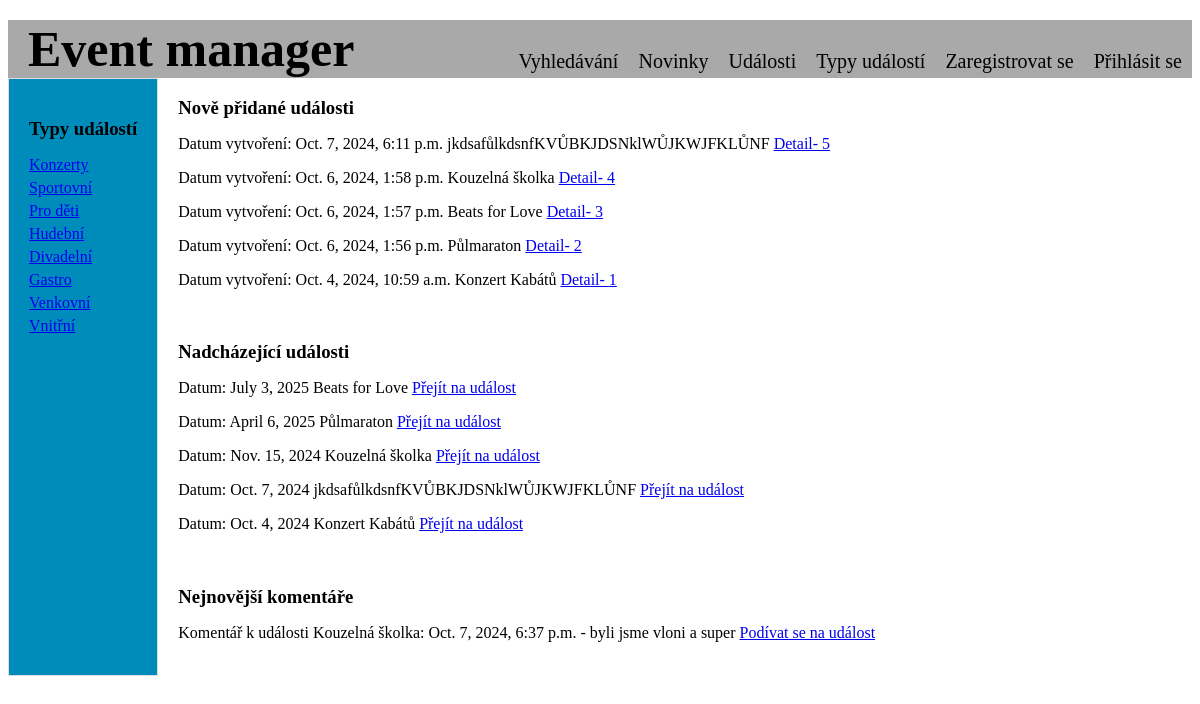
The app's page /main_page/, older data.
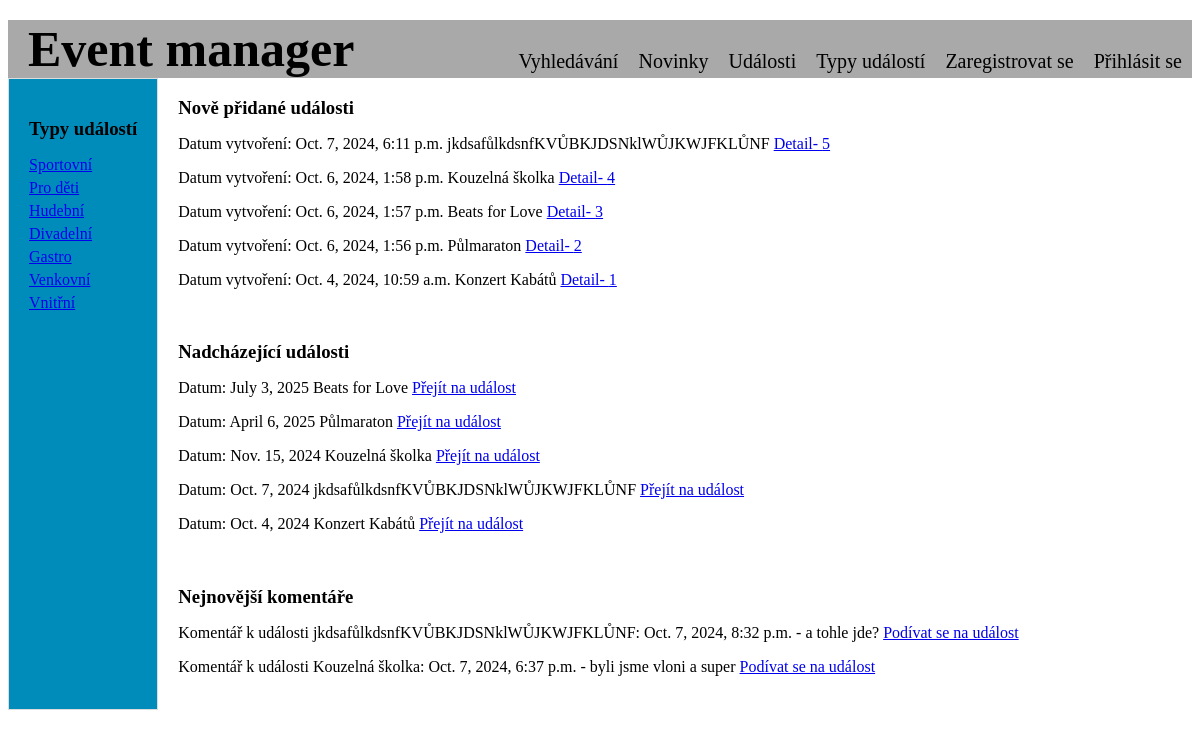
The same page, newer data.
### viewer/models.py (models this page shows, shortened)
class EventType(Model):
    name = CharField(max_length=128)

class Event(Model):
  name = CharField(max_length=128)
  describtion = CharField(max_length=128, default="")
  eventType = ManyToManyField(EventType)
  date = DateField(default=timezone.now)
  create_date = DateTimeField(auto_now_add=True)
  place = CharField(max_length=128, default="")
  entry = BooleanField(default=False)
  user = ForeignKey(User, on_delete=DO_NOTHING, default=1)
  attendees = models.ManyToManyField(User, related_name="events_attending", blank=True)

class Comment(Model):
  comment = TextField(default="")
  event = ForeignKey(Event, on_delete=DO_NOTHING, default="")
  comment_date = DateTimeField(default=datetime.datetime.now)
  user = ForeignKey(User, on_delete=DO_NOTHING, default=1)

### viewer/views.py (the view)
# urls.py: path('main_page/', main_page, name='main_page'),
def main_page(request):
  return render(
    request,
    "main_page.html",
    context={
          "newest_events": Event.objects.order_by("-create_date").all()[:5],
          "nearest_events": Event.objects.order_by("-date").all()[:5],
          "newest_comments": Comment.objects.order_by("-comment_date").all()[:5],
    }
  )

### viewer/views.py (called while the page is built)
def global_data(request):
    data = EventType.objects.all()
    return {'type_list': data}

### viewer/templates/main_page.html (shortened to what this page needs)
{% extends "base.html" %}
{% block content %}
    <div class="main-content">
        <h3>Nově přidané události</h3>
        {% for event in newest_events %}
        <p>Datum vytvoření: {{ event.create_date }}  {{ event.name }}
            <a href="{% url 'detail' event.pk %}" class="button">Detail- {{event.pk}}</a></p></p>
        {% endfor %}
        <br>
        <h3>Nadcházející události</h3>
        {% for event in nearest_events %}
        <p>Datum: {{ event.date }}  {{ event.name }}
            <a href="{% url 'detail' event.pk %}" class="button">Přejít na událost</a></p></p>
        {% endfor %}
        <br>
        <h3>Nejnovější komentáře</h3>
        {% for comment in newest_comments %}
        <p>Komentář k události {{ comment.event.name }}: {{ comment.comment_date }} - {{ comment.comment }}
                <a href="/detail/{{comment.event.pk}}" class="button">Podívat se na událost</a></p>
        {% endfor %}
        <br>
  </div>
</div>
{% endblock %}

### viewer/templates/base.html (shortened to what this page needs)
<!DOCTYPE html>
<html lang="en">
<head>
</head>
<body>
    <div class="header">
        <div class="logo">
            Event manager
        </div>
        <nav class="nav-bar">
            <a href="{% url 'search' %}">Vyhledávání</a>
            <a href="{% url 'main_page' %}">Novinky</a>
            <a href="{% url 'events' %}">Události</a>
            <a href="{% url 'types' %}">Typy událostí</a>
            {% if request.user.is_authenticated %}
                <a href="{% url 'my_attendees' %}">Moje akce</a>
                <a href="{% url 'my_page' %}">Můj účet - {{ request.user.username }}</a>
                <a href="{% url 'logout' %}">Odhlásit se</a>
            {% else %}
            <a href="{% url 'sign_up' %}">Zaregistrovat se</a>
            <a href="{% url 'login' %}">Přihlásit se </a>
            {% endif %}
        </nav>
    </div>
        <div class="container">
            <div class="left-sidebar">
               <h3>Typy událostí</h3>
               <ul>
                 {% for type in type_list %}
                     <li><a href="{% url 'type_filter' type.pk %}">{{ type.name }}</a></li>
                 {% endfor %}
               </ul>
            </div>
            <div class="content">
                        <div>
                        {% block content %}{% endblock %}
                        </div>
            </div>
    </body>
</html>

### viewer/templates/base.html (style rules this page uses)
.header { display: flex; justify-content: space-between; padding-left: 20px; margin-top: 20px; background-color: #A9A9A9; }
.logo { font-size: 50px; align-items: center; font-weight: bold; margin-center: 50px; background-color: #A9A9A9; }
.nav-bar { display: flex; font-size: 20px; justify-content: flex-end; gap: 0px; margin-right: 0px; align-items: flex-end; background-color: #A9A9A9; }
.nav-bar a { text-decoration: none; padding: 5px 10px; color: #000; }
.container { display: flex; }
.left-sidebar { width: auto; padding: 20px; background-color: #008cba; border: 1px solid #ddd; margin-right: 20px; }
.content { flex-grow: 1; }
h3 { margin-bottom: 10px; }
ul { list-style-type: none; padding-left: 0; }
li { margin-bottom: 5px; }

Row changes from the older to the newer data that the page shows:
removed EventType: name "Konzerty"
added Comment: event.name "jkdsafůlkdsnfKVŮBKJDSNklWŮJKWJFKLŮNF", comment_date "Oct. 7, 2024, 8:32 p.m.", comment "a tohle jde?"
